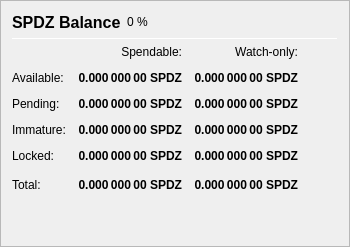
                   <widget class="QFrame" name="frame_Balances">
                    <property name="frameShape">
                     <enum>QFrame::StyledPanel</enum>
                    </property>
                    <property name="frameShadow">
                     <enum>QFrame::Raised</enum>
                    </property>
                    <layout class="QVBoxLayout" name="verticalLayout_4">
                     <item>
                      <layout class="QHBoxLayout" name="horizontalLayout_4">
                       <item>
                        <widget class="QLabel" name="label_5">
                         <property name="minimumSize">
                          <size>
                           <width>0</width>
                           <height>20</height>
                          </size>
                         </property>
                         <property name="font">
                          <font>
                           <pointsize>12</pointsize>
                           <weight>75</weight>
                           <bold>true</bold>
                          </font>
                         </property>
                         <property name="text">
                          <string>SPDZ Balance</string>
                         </property>
                        </widget>
                       </item>
                       <item>
                        <widget class="QLabel" name="labelSPDZPercent">
                         <property name="text">
                          <string notr="true">0 %</string>
                         </property>
                        </widget>
                       </item>
                       <item>
                        <spacer name="horizontalSpacer_3">
                         <property name="orientation">
                          <enum>Qt::Horizontal</enum>
                         </property>
                         <property name="sizeHint" stdset="0">
                          <size>
                           <width>40</width>
                           <height>20</height>
                          </size>
                         </property>
                        </spacer>
                       </item>
                      </layout>
                     </item>
                     <item>
                      <widget class="Line" name="line_Balance">
                       <property name="minimumSize">
                        <size>
                         <width>0</width>
                         <height>1</height>
                        </size>
                       </property>
                       <property name="maximumSize">
                        <size>
                         <width>16777215</width>
                         <height>1</height>
                        </size>
                       </property>
                       <property name="orientation">
                        <enum>Qt::Horizontal</enum>
                       </property>
                      </widget>
                     </item>
                     <item>
                      <layout class="QGridLayout" name="gridLayout">
                       <property name="spacing">
                        <number>12</number>
                       </property>
                       <item row="0" column="1">
                        <widget class="QLabel" name="labelSpendable">
                         <property name="text">
                          <string>Spendable:</string>
                         </property>
                         <property name="alignment">
                          <set>Qt::AlignRight|Qt::AlignTrailing|Qt::AlignVCenter</set>
                         </property>
                        </widget>
                       </item>
                       <item row="0" column="2">
                        <widget class="QLabel" name="labelWatchonly">
                         <property name="text">
                          <string>Watch-only:</string>
                         </property>
                         <property name="alignment">
                          <set>Qt::AlignRight|Qt::AlignTrailing|Qt::AlignVCenter</set>
                         </property>
                        </widget>
                       </item>
                       <item row="1" column="0">
                        <widget class="QLabel" name="labelBalanceText">
                         <property name="text">
                          <string>Available:</string>
                         </property>
                        </widget>
                       </item>
                       <item row="1" column="1">
                        <widget class="QLabel" name="labelBalance">
                         <property name="font">
                          <font>
                           <weight>75</weight>
                           <bold>true</bold>
                          </font>
                         </property>
                         <property name="cursor">
                          <cursorShape>IBeamCursor</cursorShape>
                         </property>
                         <property name="toolTip">
                          <string>Your current spendable balance</string>
                         </property>
                         <property name="text">
                          <string notr="true">0.000 000 00 SPDZ</string>
                         </property>
                         <property name="alignment">
                          <set>Qt::AlignRight|Qt::AlignTrailing|Qt::AlignVCenter</set>
                         </property>
                         <property name="textInteractionFlags">
                          <set>Qt::LinksAccessibleByMouse|Qt::TextSelectableByKeyboard|Qt::TextSelectableByMouse</set>
                         </property>
                        </widget>
                       </item>
                       <item row="1" column="2">
                        <widget class="QLabel" name="labelWatchAvailable">
                         <property name="font">
                          <font>
                           <weight>75</weight>
                           <bold>true</bold>
                          </font>
                         </property>
                         <property name="cursor">
                          <cursorShape>IBeamCursor</cursorShape>
                         </property>
                         <property name="toolTip">
                          <string>Your current balance in watch-only addresses</string>
                         </property>
                         <property name="text">
                          <string notr="true">0.000 000 00 SPDZ</string>
                         </property>
                         <property name="alignment">
                          <set>Qt::AlignRight|Qt::AlignTrailing|Qt::AlignVCenter</set>
                         </property>
                         <property name="textInteractionFlags">
                          <set>Qt::LinksAccessibleByMouse|Qt::TextSelectableByKeyboard|Qt::TextSelectableByMouse</set>
                         </property>
                        </widget>
                       </item>
                       <item row="2" column="0">
                        <widget class="QLabel" name="labelPendingText">
                         <property name="text">
                          <string>Pending:</string>
                         </property>
                        </widget>
                       </item>
                       <item row="2" column="1">
                        <widget class="QLabel" name="labelUnconfirmed">
                         <property name="font">
                          <font>
                           <weight>75</weight>
                           <bold>true</bold>
                          </font>
                         </property>
                         <property name="cursor">
                          <cursorShape>IBeamCursor</cursorShape>
                         </property>
                         <property name="toolTip">
                          <string>Total of transactions that have yet to be confirmed, and do not yet count toward the spendable balance</string>
                         </property>
                         <property name="text">
                          <string notr="true">0.000 000 00 SPDZ</string>
                         </property>
                         <property name="alignment">
                          <set>Qt::AlignRight|Qt::AlignTrailing|Qt::AlignVCenter</set>
                         </property>
                         <property name="textInteractionFlags">
                          <set>Qt::LinksAccessibleByMouse|Qt::TextSelectableByKeyboard|Qt::TextSelectableByMouse</set>
                         </property>
                        </widget>
                       </item>
                       <item row="2" column="2">
                        <widget class="QLabel" name="labelWatchPending">
                         <property name="font">
                          <font>
                           <weight>75</weight>
                           <bold>true</bold>
                          </font>
                         </property>
                         <property name="cursor">
                          <cursorShape>IBeamCursor</cursorShape>
                         </property>
                         <property name="toolTip">
                          <string>Unconfirmed transactions to watch-only addresses</string>
                         </property>
                         <property name="text">
                          <string notr="true">0.000 000 00 SPDZ</string>
                         </property>
                         <property name="alignment">
                          <set>Qt::AlignRight|Qt::AlignTrailing|Qt::AlignVCenter</set>
                         </property>
                         <property name="textInteractionFlags">
                          <set>Qt::LinksAccessibleByMouse|Qt::TextSelectableByKeyboard|Qt::TextSelectableByMouse</set>
                         </property>
                        </widget>
                       </item>
                       <item row="3" column="0">
                        <widget class="QLabel" name="labelImmatureText">
                         <property name="text">
                          <string>Immature:</string>
                         </property>
                        </widget>
                       </item>
                       <item row="3" column="1">
                        <widget class="QLabel" name="labelImmature">
                         <property name="font">
                          <font>
                           <weight>75</weight>
                           <bold>true</bold>
                          </font>
                         </property>
                         <property name="cursor">
                          <cursorShape>IBeamCursor</cursorShape>
                         </property>
                         <property name="toolTip">
                          <string>Staked or masternode rewards that has not yet matured</string>
                         </property>
                         <property name="text">
                          <string notr="true">0.000 000 00 SPDZ</string>
                         </property>
                         <property name="alignment">
                          <set>Qt::AlignRight|Qt::AlignTrailing|Qt::AlignVCenter</set>
                         </property>
                         <property name="textInteractionFlags">
                          <set>Qt::LinksAccessibleByMouse|Qt::TextSelectableByKeyboard|Qt::TextSelectableByMouse</set>
                         </property>
                        </widget>
                       </item>
                       <item row="3" column="2">
                        <widget class="QLabel" name="labelWatchImmature">
                         <property name="font">
                          <font>
                           <weight>75</weight>
                           <bold>true</bold>
                          </font>
                         </property>
                         <property name="cursor">
                          <cursorShape>IBeamCursor</cursorShape>
                         </property>
                         <property name="toolTip">
                          <string>Staked or masternode rewards in watch-only addresses that has not yet matured</string>
                         </property>
                         <property name="text">
                          <string notr="true">0.000 000 00 SPDZ</string>
                         </property>
                         <property name="alignment">
                          <set>Qt::AlignRight|Qt::AlignTrailing|Qt::AlignVCenter</set>
                         </property>
                         <property name="textInteractionFlags">
                          <set>Qt::LinksAccessibleByMouse|Qt::TextSelectableByKeyboard|Qt::TextSelectableByMouse</set>
                         </property>
                        </widget>
                       </item>
                       <item row="4" column="0">
                        <widget class="QLabel" name="labelLockedBalanceText">
                         <property name="toolTip">
                          <string>Locked SPDZ or Masternode collaterals. These are excluded from zSPDZ minting.</string>
                         </property>
                         <property name="text">
                          <string>Locked:</string>
                         </property>
                        </widget>
                       </item>
                       <item row="4" column="1">
                        <widget class="QLabel" name="labelLockedBalance">
                         <property name="font">
                          <font>
                           <weight>75</weight>
                           <bold>true</bold>
                          </font>
                         </property>
                         <property name="cursor">
                          <cursorShape>IBeamCursor</cursorShape>
                         </property>
                         <property name="toolTip">
                          <string>Locked SPDZ or Masternode collaterals. These are excluded from zSPDZ minting.</string>
                         </property>
                         <property name="text">
                          <string notr="true">0.000 000 00 SPDZ</string>
                         </property>
                         <property name="alignment">
                          <set>Qt::AlignRight|Qt::AlignTrailing|Qt::AlignVCenter</set>
                         </property>
                         <property name="textInteractionFlags">
                          <set>Qt::LinksAccessibleByMouse|Qt::TextSelectableByKeyboard|Qt::TextSelectableByMouse</set>
                         </property>
                        </widget>
                       </item>
                       <item row="4" column="2">
                        <widget class="QLabel" name="labelWatchLocked">
                         <property name="font">
                          <font>
                           <weight>75</weight>
                           <bold>true</bold>
                          </font>
                         </property>
                         <property name="cursor">
                          <cursorShape>IBeamCursor</cursorShape>
                         </property>
                         <property name="toolTip">
                          <string>Current locked balance in watch-only addresses</string>
                         </property>
                         <property name="text">
                          <string notr="true">0.000 000 00 SPDZ</string>
                         </property>
                         <property name="alignment">
                          <set>Qt::AlignRight|Qt::AlignTrailing|Qt::AlignVCenter</set>
                         </property>
                         <property name="textInteractionFlags">
                          <set>Qt::LinksAccessibleByMouse|Qt::TextSelectableByKeyboard|Qt::TextSelectableByMouse</set>
                         </property>
                        </widget>
                       </item>
                       <item row="5" column="0">
                        <widget class="QLabel" name="labelTotalText">
                         <property name="text">
                          <string>Total:</string>
                         </property>
                         <property name="toolTip">
                          <string>Your current SPDZ balance, unconfirmed and immature transactions included</string>
                         </property>
                        </widget>
                       </item>
                       <item row="5" column="1">
                        <widget class="QLabel" name="labelTotal">
                         <property name="font">
                          <font>
                           <weight>75</weight>
                           <bold>true</bold>
                          </font>
                         </property>
                         <property name="cursor">
                          <cursorShape>IBeamCursor</cursorShape>
                         </property>
                         <property name="toolTip">
                          <string>Your current SPDZ balance, unconfirmed and immature transactions included</string>
                         </property>
                         <property name="text">
                          <string notr="true">0.000 000 00 SPDZ</string>
                         </property>
                         <property name="alignment">
                          <set>Qt::AlignRight|Qt::AlignTrailing|Qt::AlignVCenter</set>
                         </property>
                         <property name="textInteractionFlags">
                          <set>Qt::LinksAccessibleByMouse|Qt::TextSelectableByKeyboard|Qt::TextSelectableByMouse</set>
                         </property>
                        </widget>
                       </item>
                       <item row="5" column="2">
                        <widget class="QLabel" name="labelWatchTotal">
                         <property name="font">
                          <font>
                           <weight>75</weight>
                           <bold>true</bold>
                          </font>
                         </property>
                         <property name="cursor">
                          <cursorShape>IBeamCursor</cursorShape>
                         </property>
                         <property name="toolTip">
                          <string>Current total balance in watch-only addresses</string>
                         </property>
                         <property name="text">
                          <string notr="true">0.000 000 00 SPDZ</string>
                         </property>
                         <property name="alignment">
                          <set>Qt::AlignRight|Qt::AlignTrailing|Qt::AlignVCenter</set>
                         </property>
                         <property name="textInteractionFlags">
                          <set>Qt::LinksAccessibleByMouse|Qt::TextSelectableByKeyboard|Qt::TextSelectableByMouse</set>
                         </property>
                        </widget>
                       </item>
                       <item row="5" column="3">
                        <spacer name="horizontalSpacer_9">
                         <property name="orientation">
                          <enum>Qt::Horizontal</enum>
                         </property>
                         <property name="sizeHint" stdset="0">
                          <size>
                           <width>40</width>
                           <height>20</height>
                          </size>
                         </property>
                        </spacer>
                       </item>
                      </layout>
                     </item>
                     <item>
                      <spacer name="verticalSpacer_3">
                       <property name="orientation">
                        <enum>Qt::Vertical</enum>
                       </property>
                       <property name="sizeHint" stdset="0">
                        <size>
                         <width>20</width>
                         <height>40</height>
                        </size>
                       </property>
                      </spacer>
                     </item>
                    </layout>
                   </widget>
